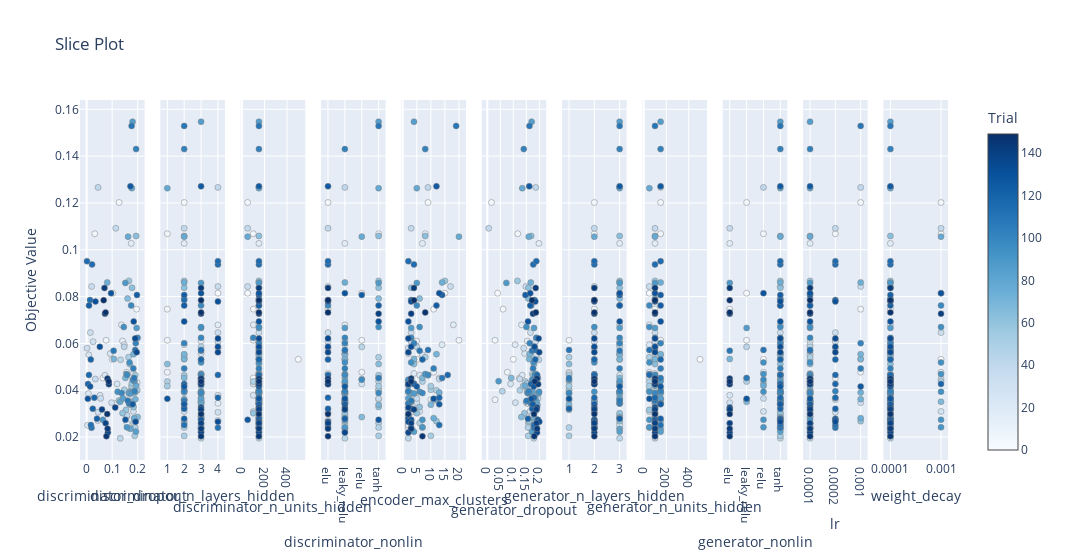
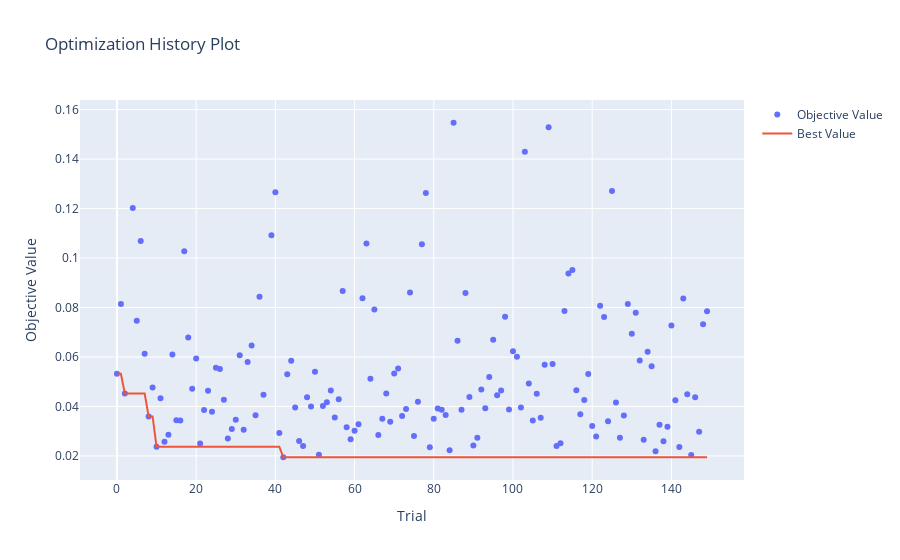

Notebook code cell kept with these figures, in order:
### Code cell
print('---------------------- Surv-GAN ----------------------')
fig = plot_slice(study_dict_survkm["Surv-GAN"])
fig.show()

fig = plot_optimization_history(study_dict_survkm["Surv-GAN"])
fig.show()

### Figure 1 — Plotly figure (JSON) as saved in the notebook; plotly's stock layout.template omitted (floating-point values rounded to 4 significant figures; data arrays with more than 128 entries replaced by an {"elided": "..."} marker saying what was removed)
{"data": [{"marker": {"color": {"elided": "148 int values"}, "colorbar": {"title": {"text": "Trial"}, "x": 1, "xpad": 40}, "colorscale": [[0, "rgb(247,251,255)"], [0.125, "rgb(222,235,247)"], [0.25, "rgb(198,219,239)"], [0.375, "rgb(158,202,225)"], [0.5, "rgb(107,174,214)"], [0.625, "rgb(66,146,198)"], [0.75, "rgb(33,113,181)"], [0.875, "rgb(8,81,156)"], [1, "rgb(8,48,107)"]], "line": {"color": "Grey", "width": 0.5}, "showscale": true}, "mode": "markers", "name": "Feasible Trial", "showlegend": false, "type": "scatter", "x": {"elided": "148 float values"}, "xaxis": "x", "y": {"elided": "148 float values"}, "yaxis": "y"}, {"marker": {"color": {"elided": "148 int values"}, "colorbar": {"title": {"text": "Trial"}, "x": 1, "xpad": 40}, "colorscale": [[0, "rgb(247,251,255)"], [0.125, "rgb(222,235,247)"], [0.25, "rgb(198,219,239)"], [0.375, "rgb(158,202,225)"], [0.5, "rgb(107,174,214)"], [0.625, "rgb(66,146,198)"], [0.75, "rgb(33,113,181)"], [0.875, "rgb(8,81,156)"], [1, "rgb(8,48,107)"]], "line": {"color": "Grey", "width": 0.5}, "showscale": false}, "mode": "markers", "name": "Feasible Trial", "showlegend": false, "type": "scatter", "x": {"elided": "148 int values"}, "xaxis": "x2", "y": {"elided": "148 float values"}, "yaxis": "y2"}, {"marker": {"color": {"elided": "148 int values"}, "colorbar": {"title": {"text": "Trial"}, "x": 1, "xpad": 40}, "colorscale": [[0, "rgb(247,251,255)"], [0.125, "rgb(222,235,247)"], [0.25, "rgb(198,219,239)"], [0.375, "rgb(158,202,225)"], [0.5, "rgb(107,174,214)"], [0.625, "rgb(66,146,198)"], [0.75, "rgb(33,113,181)"], [0.875, "rgb(8,81,156)"], [1, "rgb(8,48,107)"]], "line": {"color": "Grey", "width": 0.5}, "showscale": false}, "mode": "markers", "name": "Feasible Trial", "showlegend": false, "type": "scatter", "x": {"elided": "148 int values"}, "xaxis": "x3", "y": {"elided": "148 float values"}, "yaxis": "y3"}, {"marker": {"color": {"elided": "148 int values"}, "colorbar": {"title": {"text": "Trial"}, "x": 1, "xpad": 40}, "colorscale": [[0, "rgb(247,251,255)"], [0.125, "rgb(222,235,247)"], [0.25, "rgb(198,219,239)"], [0.375, "rgb(158,202,225)"], [0.5, "rgb(107,174,214)"], [0.625, "rgb(66,146,198)"], [0.75, "rgb(33,113,181)"], [0.875, "rgb(8,81,156)"], [1, "rgb(8,48,107)"]], "line": {"color": "Grey", "width": 0.5}, "showscale": false}, "mode": "markers", "name": "Feasible Trial", "showlegend": false, "type": "scatter", "x": {"elided": "148 str values"}, "xaxis": "x4", "y": {"elided": "148 float values"}, "yaxis": "y4"}, {"marker": {"color": {"elided": "148 int values"}, "colorbar": {"title": {"text": "Trial"}, "x": 1, "xpad": 40}, "colorscale": [[0, "rgb(247,251,255)"], [0.125, "rgb(222,235,247)"], [0.25, "rgb(198,219,239)"], [0.375, "rgb(158,202,225)"], [0.5, "rgb(107,174,214)"], [0.625, "rgb(66,146,198)"], [0.75, "rgb(33,113,181)"], [0.875, "rgb(8,81,156)"], [1, "rgb(8,48,107)"]], "line": {"color": "Grey", "width": 0.5}, "showscale": false}, "mode": "markers", "name": "Feasible Trial", "showlegend": false, "type": "scatter", "x": {"elided": "148 int values"}, "xaxis": "x5", "y": {"elided": "148 float values"}, "yaxis": "y5"}, {"marker": {"color": {"elided": "148 int values"}, "colorbar": {"title": {"text": "Trial"}, "x": 1, "xpad": 40}, "colorscale": [[0, "rgb(247,251,255)"], [0.125, "rgb(222,235,247)"], [0.25, "rgb(198,219,239)"], [0.375, "rgb(158,202,225)"], [0.5, "rgb(107,174,214)"], [0.625, "rgb(66,146,198)"], [0.75, "rgb(33,113,181)"], [0.875, "rgb(8,81,156)"], [1, "rgb(8,48,107)"]], "line": {"color": "Grey", "width": 0.5}, "showscale": false}, "mode": "markers", "name": "Feasible Trial", "showlegend": false, "type": "scatter", "x": {"elided": "148 float values"}, "xaxis": "x6", "y": {"elided": "148 float values"}, "yaxis": "y6"}, {"marker": {"color": {"elided": "148 int values"}, "colorbar": {"title": {"text": "Trial"}, "x": 1, "xpad": 40}, "colorscale": [[0, "rgb(247,251,255)"], [0.125, "rgb(222,235,247)"], [0.25, "rgb(198,219,239)"], [0.375, "rgb(158,202,225)"], [0.5, "rgb(107,174,214)"], [0.625, "rgb(66,146,198)"], [0.75, "rgb(33,113,181)"], [0.875, "rgb(8,81,156)"], [1, "rgb(8,48,107)"]], "line": {"color": "Grey", "width": 0.5}, "showscale": false}, "mode": "markers", "name": "Feasible Trial", "showlegend": false, "type": "scatter", "x": {"elided": "148 int values"}, "xaxis": "x7", "y": {"elided": "148 float values"}, "yaxis": "y7"}, {"marker": {"color": {"elided": "148 int values"}, "colorbar": {"title": {"text": "Trial"}, "x": 1, "xpad": 40}, "colorscale": [[0, "rgb(247,251,255)"], [0.125, "rgb(222,235,247)"], [0.25, "rgb(198,219,239)"], [0.375, "rgb(158,202,225)"], [0.5, "rgb(107,174,214)"], [0.625, "rgb(66,146,198)"], [0.75, "rgb(33,113,181)"], [0.875, "rgb(8,81,156)"], [1, "rgb(8,48,107)"]], "line": {"color": "Grey", "width": 0.5}, "showscale": false}, "mode": "markers", "name": "Feasible Trial", "showlegend": false, "type": "scatter", "x": {"elided": "148 int values"}, "xaxis": "x8", "y": {"elided": "148 float values"}, "yaxis": "y8"}, {"marker": {"color": {"elided": "148 int values"}, "colorbar": {"title": {"text": "Trial"}, "x": 1, "xpad": 40}, "colorscale": [[0, "rgb(247,251,255)"], [0.125, "rgb(222,235,247)"], [0.25, "rgb(198,219,239)"], [0.375, "rgb(158,202,225)"], [0.5, "rgb(107,174,214)"], [0.625, "rgb(66,146,198)"], [0.75, "rgb(33,113,181)"], [0.875, "rgb(8,81,156)"], [1, "rgb(8,48,107)"]], "line": {"color": "Grey", "width": 0.5}, "showscale": false}, "mode": "markers", "name": "Feasible Trial", "showlegend": false, "type": "scatter", "x": {"elided": "148 str values"}, "xaxis": "x9", "y": {"elided": "148 float values"}, "yaxis": "y9"}, {"marker": {"color": {"elided": "148 int values"}, "colorbar": {"title": {"text": "Trial"}, "x": 1, "xpad": 40}, "colorscale": [[0, "rgb(247,251,255)"], [0.125, "rgb(222,235,247)"], [0.25, "rgb(198,219,239)"], [0.375, "rgb(158,202,225)"], [0.5, "rgb(107,174,214)"], [0.625, "rgb(66,146,198)"], [0.75, "rgb(33,113,181)"], [0.875, "rgb(8,81,156)"], [1, "rgb(8,48,107)"]], "line": {"color": "Grey", "width": 0.5}, "showscale": false}, "mode": "markers", "name": "Feasible Trial", "showlegend": false, "type": "scatter", "x": {"elided": "148 float values"}, "xaxis": "x10", "y": {"elided": "148 float values"}, "yaxis": "y10"}, {"marker": {"color": {"elided": "148 int values"}, "colorbar": {"title": {"text": "Trial"}, "x": 1, "xpad": 40}, "colorscale": [[0, "rgb(247,251,255)"], [0.125, "rgb(222,235,247)"], [0.25, "rgb(198,219,239)"], [0.375, "rgb(158,202,225)"], [0.5, "rgb(107,174,214)"], [0.625, "rgb(66,146,198)"], [0.75, "rgb(33,113,181)"], [0.875, "rgb(8,81,156)"], [1, "rgb(8,48,107)"]], "line": {"color": "Grey", "width": 0.5}, "showscale": false}, "mode": "markers", "name": "Feasible Trial", "showlegend": false, "type": "scatter", "x": {"elided": "148 float values"}, "xaxis": "x11", "y": {"elided": "148 float values"}, "yaxis": "y11"}], "layout": {"title": {"text": "Slice Plot"}, "width": 3300, "xaxis": {"anchor": "y", "domain": [0, 0.07438], "title": {"text": "discriminator_dropout"}}, "xaxis10": {"anchor": "y10", "categoryarray": [0.0001, 0.0002, 0.001], "categoryorder": "array", "domain": [0.8331, 0.9074], "title": {"text": "lr"}, "type": "category"}, "xaxis11": {"anchor": "y11", "categoryarray": [0.0001, 0.001], "categoryorder": "array", "domain": [0.9256, 1.0], "title": {"text": "weight_decay"}, "type": "category"}, "xaxis2": {"anchor": "y2", "domain": [0.09256, 0.1669], "title": {"text": "discriminator_n_layers_hidden"}}, "xaxis3": {"anchor": "y3", "domain": [0.1851, 0.2595], "title": {"text": "discriminator_n_units_hidden"}}, "xaxis4": {"anchor": "y4", "categoryarray": ["elu", "leaky_relu", "relu", "tanh"], "categoryorder": "array", "domain": [0.2777, 0.3521], "title": {"text": "discriminator_nonlin"}, "type": "category"}, "xaxis5": {"anchor": "y5", "domain": [0.3702, 0.4446], "title": {"text": "encoder_max_clusters"}}, "xaxis6": {"anchor": "y6", "domain": [0.4628, 0.5372], "title": {"text": "generator_dropout"}}, "xaxis7": {"anchor": "y7", "domain": [0.5554, 0.6298], "title": {"text": "generator_n_layers_hidden"}}, "xaxis8": {"anchor": "y8", "domain": [0.6479, 0.7223], "title": {"text": "generator_n_units_hidden"}}, "xaxis9": {"anchor": "y9", "categoryarray": ["elu", "leaky_relu", "relu", "tanh"], "categoryorder": "array", "domain": [0.7405, 0.8149], "title": {"text": "generator_nonlin"}, "type": "category"}, "yaxis": {"anchor": "x", "domain": [0, 1], "title": {"text": "Objective Value"}}, "yaxis10": {"anchor": "x10", "domain": [0, 1], "matches": "y", "showticklabels": false}, "yaxis11": {"anchor": "x11", "domain": [0, 1], "matches": "y", "showticklabels": false}, "yaxis2": {"anchor": "x2", "domain": [0, 1], "matches": "y", "showticklabels": false}, "yaxis3": {"anchor": "x3", "domain": [0, 1], "matches": "y", "showticklabels": false}, "yaxis4": {"anchor": "x4", "domain": [0, 1], "matches": "y", "showticklabels": false}, "yaxis5": {"anchor": "x5", "domain": [0, 1], "matches": "y", "showticklabels": false}, "yaxis6": {"anchor": "x6", "domain": [0, 1], "matches": "y", "showticklabels": false}, "yaxis7": {"anchor": "x7", "domain": [0, 1], "matches": "y", "showticklabels": false}, "yaxis8": {"anchor": "x8", "domain": [0, 1], "matches": "y", "showticklabels": false}, "yaxis9": {"anchor": "x9", "domain": [0, 1], "matches": "y", "showticklabels": false}}}

### Figure 2 — Plotly figure (JSON) as saved in the notebook; plotly's stock layout.template omitted (floating-point values rounded to 4 significant figures; data arrays with more than 128 entries replaced by an {"elided": "..."} marker saying what was removed)
{"data": [{"mode": "markers", "name": "Objective Value", "type": "scatter", "x": {"elided": "148 int values"}, "y": {"elided": "148 float values"}}, {"mode": "lines", "name": "Best Value", "type": "scatter", "x": {"elided": "150 int values"}, "y": {"elided": "150 float values"}}, {"marker": {"color": "#cccccc"}, "mode": "markers", "name": "Infeasible Trial", "showlegend": false, "type": "scatter", "x": [], "y": []}], "layout": {"title": {"text": "Optimization History Plot"}, "xaxis": {"title": {"text": "Trial"}}, "yaxis": {"title": {"text": "Objective Value"}}}}
